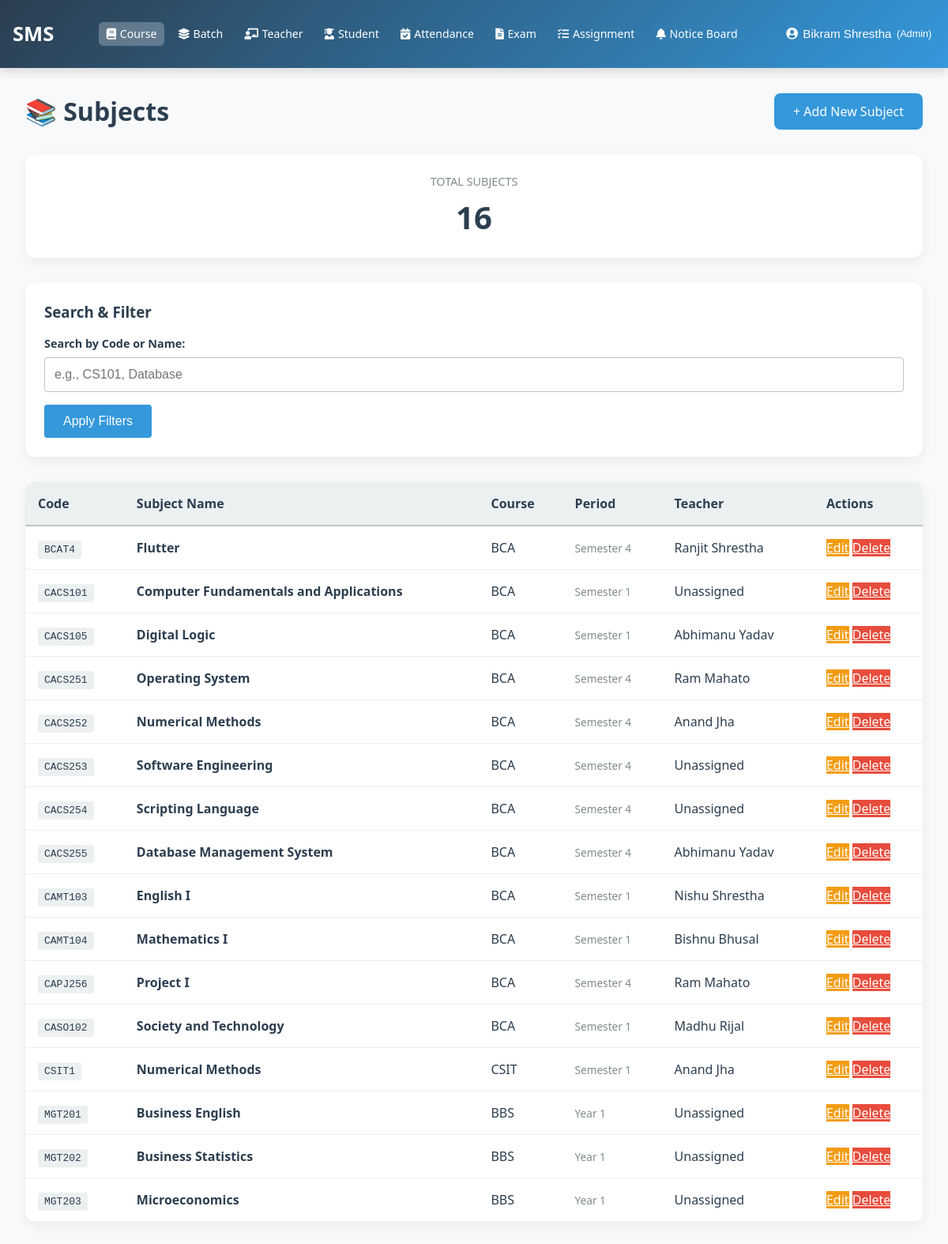
The app's page /courses/subjects/ (signed in), older data.
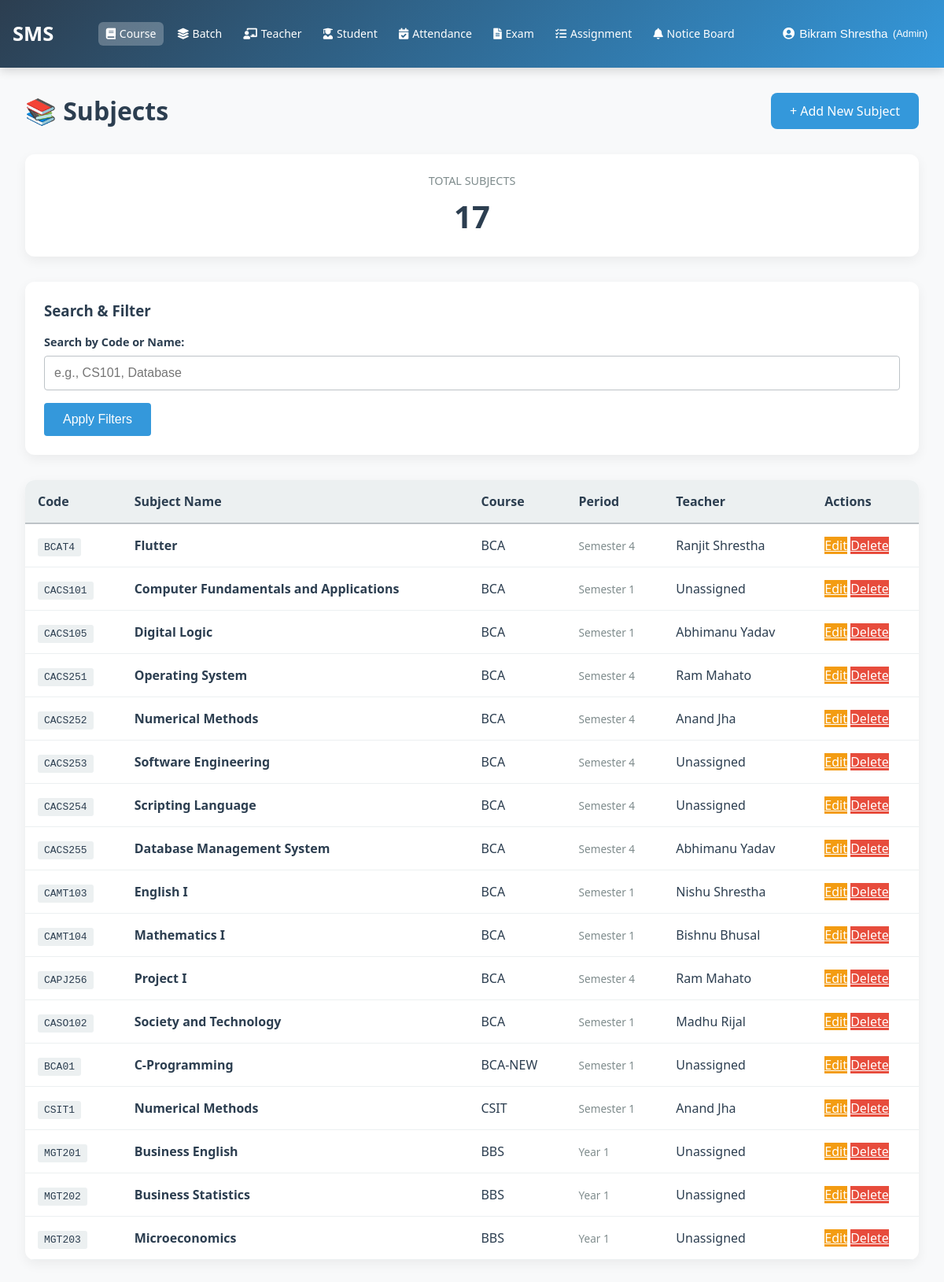
The same page, newer data.
### courses/models.py (models this page shows, shortened)
class Subject(models.Model):
    course = models.ForeignKey(
        Course,
        on_delete=models.CASCADE,
        related_name='subjects',
        verbose_name="Course"
    )
    code = models.CharField(
        max_length=20,
        verbose_name="Subject Code",
        help_text="e.g., CS101-T, CS101-P"
    )
    name = models.CharField(
        max_length=200,
        verbose_name="Subject Name"
    )
    semester = models.IntegerField(
        null=True,
        blank=True,
        validators=[MinValueValidator(1), MaxValueValidator(8)],
        verbose_name="Semester",
        help_text="Choose 1-8 for semester-based courses"
    )
    year = models.IntegerField(
        null=True,
        blank=True,
        validators=[MinValueValidator(1), MaxValueValidator(4)],
        verbose_name="Year",
        help_text="Choose 1-4 for yearly-based courses"
    )
    teacher = models.ForeignKey(
        'accounts.User',
        on_delete=models.SET_NULL,
        null=True,
        blank=True,
        limit_choices_to={'role': 'teacher', 'is_active': True},
        related_name='subjects_taught',
        verbose_name="Subject Teacher"
    )
    created_at = models.DateTimeField(auto_now_add=True)
    updated_at = models.DateTimeField(auto_now=True)
    class Meta:
        ordering = ['course', 'semester', 'year', 'code']
        verbose_name = "Subject"
        verbose_name_plural = "Subjects"
        unique_together = ['course', 'code']

class Course(models.Model):
    COURSE_TYPES = (
        ('semester', 'Semester-based'),
        ('yearly', 'Yearly-based'),
    )
    name = models.CharField(
        max_length=200,
        unique=True,
        verbose_name="Course Name",
        help_text="Full name of the course"
    )
    short_name = models.CharField(
        max_length=50,
        unique=True,
        verbose_name="Short Name",
        help_text="Abbreviated name (must be unique)"
    )
    course_type = models.CharField(
        max_length=20,
        choices=COURSE_TYPES,
        default='semester',
        verbose_name="Course Type"
    )
    is_active = models.BooleanField(
        default=True,
        verbose_name="Active"
    )
    created_at = models.DateTimeField(auto_now_add=True)
    updated_at = models.DateTimeField(auto_now=True)
    class Meta:
        ordering = ['name']
        verbose_name = "Course"
        verbose_name_plural = "Courses"

### accounts/models.py (models this page shows, shortened)
class User(AbstractUser):
    ROLE_CHOICES = (
        ('admin', 'Admin'),
        ('teacher', 'Teacher'),
        ('student', 'Student'),
        ('guardian', 'Guardian'),
    )
    username = None
    email = models.EmailField(
        unique=True,
        validators=[email_validator],
        verbose_name="Email ID",
        help_text="Enter a valid email address"
    )
    role = models.CharField(
        max_length=20,
        choices=ROLE_CHOICES,
        default='student',
        verbose_name="User Role"
    )
    is_verified = models.BooleanField(default=False, verbose_name="Email Verified")
    created_by = models.ForeignKey(
        'self',
        on_delete=models.SET_NULL,
        null=True,
        blank=True,
        related_name='created_users',
        verbose_name="Created By"
    )
    date_created = models.DateTimeField(auto_now_add=True, verbose_name="Account Created")
    first_name = models.CharField(
        max_length=30,
        validators=[name_validator, validate_no_numbers],
        verbose_name="First Name",
        help_text="Enter first name without numbers"
    )
    last_name = models.CharField(
        max_length=30,
        validators=[name_validator, validate_no_numbers],
        verbose_name="Last Name",
        help_text="Enter last name without numbers"
    )
    phone_number = models.CharField(
        validators=[phone_validator, validate_no_letters_in_phone],
        max_length=17,
        blank=True,
        verbose_name="Phone Number",
        help_text="Enter phone number (9-15 digits, optional +)"
    )
    USERNAME_FIELD = 'email'
    REQUIRED_FIELDS = ['first_name', 'last_name']
    objects = CustomUserManager()
    class Meta:
        verbose_name = "User"
        verbose_name_plural = "Users"
        ordering = ['-date_created']

### courses/views.py (the view)
# urls.py: path('subjects/', views.subject_list, name='subject_list'),
@login_required
@admin_required
def subject_list(request, course_id=None):
    if course_id:
        course = get_object_or_404(Course, id=course_id)
        subjects = Subject.objects.filter(course=course).order_by('code')
        course_filter = course
    else:
        course = None
        subjects = Subject.objects.all().order_by('course', 'code')
        course_filter = None
    search = request.GET.get('search', '')
    if search:
        subjects = subjects.filter(
            Q(code__icontains=search) |
            Q(name__icontains=search) |
            Q(course__name__icontains=search)
        )
    courses = Course.objects.all()
    total_count = Subject.objects.count()
    context = {
        'subjects': subjects,
        'course': course,
        'course_filter': course_filter,
        'search_query': search,
        'courses': courses,
        'total_count': total_count,
    }
    return render(request, 'admin/courses/subject_list.html', context)

### templates/admin/courses/subject_list.html (shortened to what this page needs)
{% extends 'base.html' %}
{% block content %}
<div class="page-header">
    <div>
        <h1 class="page-title">📚 Subjects</h1>
    </div>
    <a href="{% url 'courses:add_subject' %}" class="btn-primary">+ Add New Subject</a>
</div>
<div class="stat-row">
    <div class="stat-card">
        <div class="stat-label">Total Subjects</div>
        <div class="stat-value">{{ total_count }}</div>
    </div>
</div>
<div class="filter-section">
    <h3 style="margin-top: 0; color: #2c3e50;">Search & Filter</h3>
    <form method="GET" class="filter-form">
        <div class="filter-row">
            <div class="form-group">
                <label for="search">Search by Code or Name:</label>
                <input type="text" id="search" name="search" value="{{ search_query }}" placeholder="e.g., CS101, Database">
            </div>
        </div>
        <div>
            {% if search_query %}
                <button type="submit" class="btn-filter">Apply Filters</button>
                <a href="{% url 'courses:subject_list' %}" class="btn-reset">Clear Filters</a>
            {% else %}
                <button type="submit" class="btn-filter">Apply Filters</button>
            {% endif %}
        </div>
    </form>
</div>
{% if subjects %}
    <div class="table-wrapper">
        <table>
            <thead>
                <tr>
                    <th>Code</th>
                    <th>Subject Name</th>
                    <th>Course</th>
                    <th>Period</th>
                    <th>Teacher</th>
                    <th>Actions</th>
                </tr>
            </thead>
            <tbody>
                {% for subject in subjects %}
                    <tr>
                        <td><code style="background: #ecf0f1; padding: 0.25rem 0.5rem; border-radius: 3px;">{{ subject.code }}</code></td>
                        <td><strong>{{ subject.name }}</strong></td>
                        <td>{{ subject.course.short_name }}</td>
                        <td>
                            <span class="period-info">
                                {% if subject.semester %}
                                    Semester {{ subject.semester }}
                                {% elif subject.year %}
                                    Year {{ subject.year }}
                                {% else %}
                                    —
                                {% endif %}
                            </span>
                        </td>
                        <td>{{ subject.teacher.get_full_name|default:"Unassigned" }}</td>
                        <td>
                            <a href="{% url 'courses:edit_subject' subject.id %}" class="action-edit">Edit</a>
                            <a href="{% url 'courses:delete_subject' subject.id %}" class="action-delete">Delete</a>
                        </td>
                    </tr>
                {% endfor %}
            </tbody>
        </table>
    </div>
{% endif %}
{% endblock %}

Row changes from the older to the newer data that the page shows:
added Subject: code "BCA01", name "C-Programming", course.short_name "BCA-NEW", semester "1", teacher.get_full_name "Unassigned"
Text that changed along with them:
{{ total_count }}: "16" → "17"
